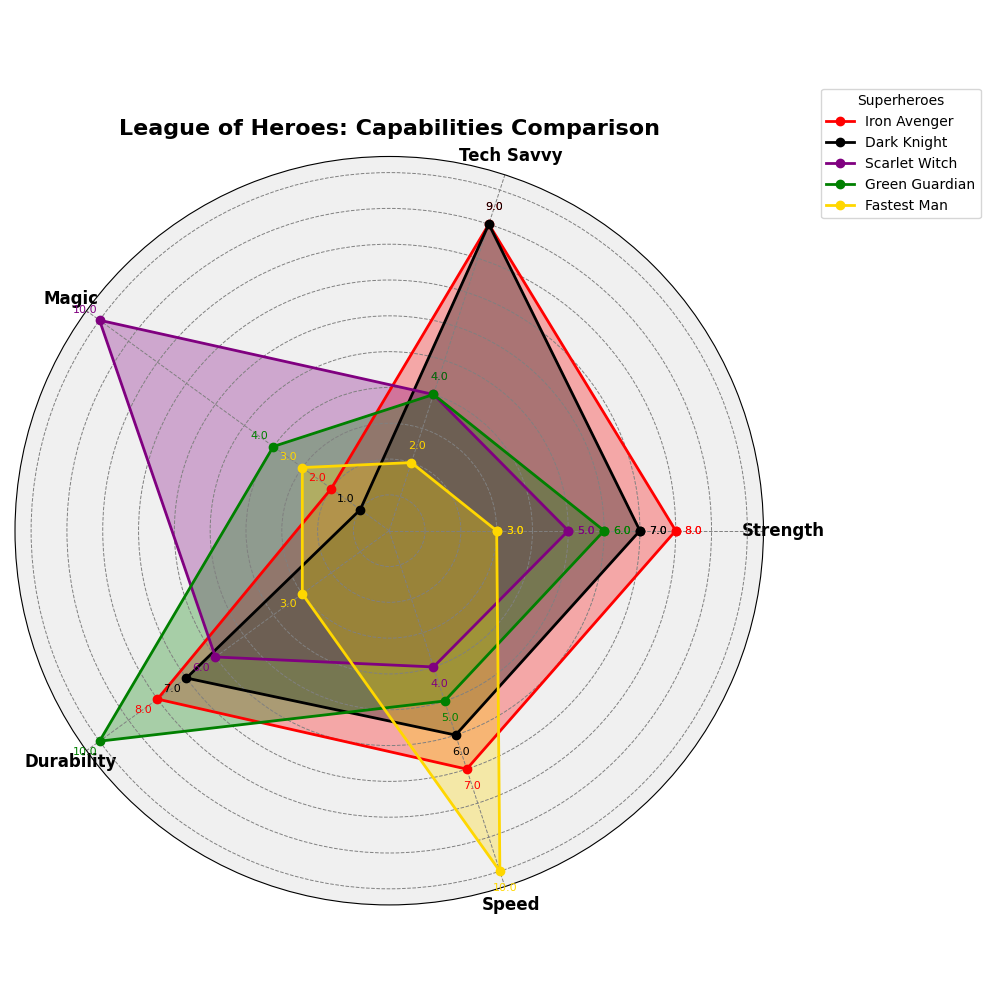

Reproduce this figure in Python.
import matplotlib.pyplot as plt
import numpy as np

# Define aspects of superhero capabilities in a league
superheroes = ["Iron Avenger", "Dark Knight", "Scarlet Witch", "Green Guardian", "Fastest Man"]
categories = ["Strength", "Tech Savvy", "Magic", "Durability", "Speed"]

# Scores for each superhero, on a scale of 1 to 10
capabilities = np.array([
    [8, 9, 2, 8, 7],  # Iron Avenger
    [7, 9, 1, 7, 6],  # Dark Knight
    [5, 4, 10, 6, 4], # Scarlet Witch
    [6, 4, 4, 10, 5], # Green Guardian
    [3, 2, 3, 3, 10]  # Fastest Man
])

num_vars = len(categories)

# Compute angles for each category
angles = np.linspace(0, 2 * np.pi, num_vars, endpoint=False).tolist()
angles += angles[:1]

# Initialize radar chart
fig, ax = plt.subplots(figsize=(10, 10), subplot_kw=dict(polar=True))

# Define color palette
colors = ["#FF0000", "#000000", "#800080", "#008000", "#FFD700"]

# Function to plot each superhero's data
for idx, (data, color) in enumerate(zip(capabilities, colors)):
    data = np.concatenate((data, [data[0]]))
    ax.plot(angles, data, linewidth=2, linestyle='solid', marker='o', color=color, label=superheroes[idx])
    ax.fill(angles, data, color=color, alpha=0.3)
    for angle, val in zip(angles, data):
        ax.text(angle, val + 0.5, f'{val:.1f}', horizontalalignment='center', verticalalignment='center', fontsize=8, color=color)

# Add category labels
ax.set_xticks(angles[:-1])
ax.set_xticklabels(categories, fontsize=12, fontweight='bold')

# Customize radial and circular grid
ax.set_yticks(range(1, 11))
ax.set_yticklabels([])
ax.yaxis.grid(True, color='gray', linestyle='--', linewidth=0.7)
ax.xaxis.grid(True, color='gray', linestyle='--', linewidth=0.7)

# Title and legend
ax.set_title("League of Heroes: Capabilities Comparison", fontsize=16, fontweight='bold', va='bottom')
ax.legend(loc='upper right', bbox_to_anchor=(1.3, 1.1), title="Superheroes", fontsize=10)

# Background color
ax.set_facecolor('#f0f0f0')

# Adjust layout and show
plt.tight_layout()
plt.show()
